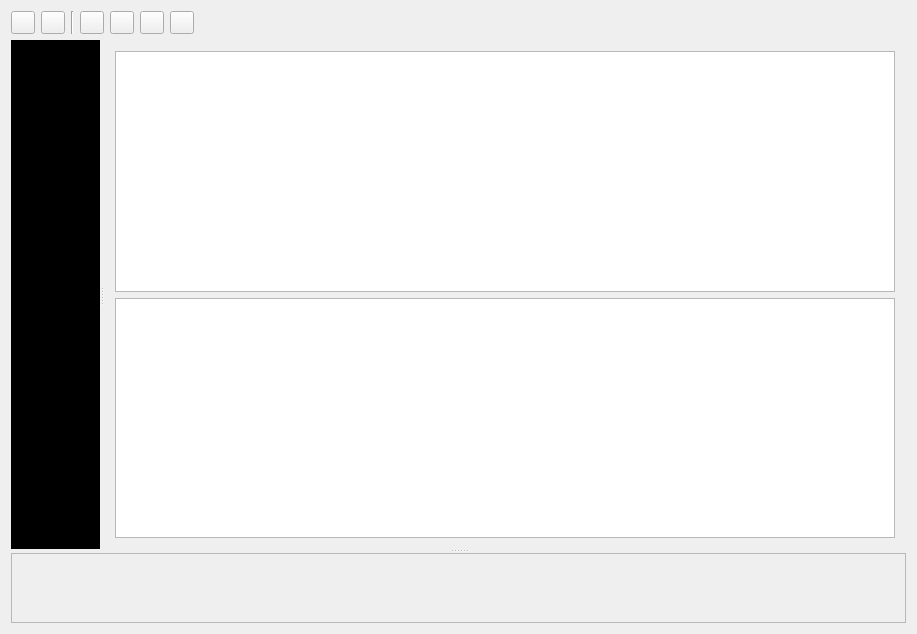
<?xml version="1.0" encoding="UTF-8"?>
<ui version="4.0">
 <class>Dialog</class>
 <widget class="QDialog" name="Dialog">
  <property name="geometry">
   <rect>
    <x>0</x>
    <y>0</y>
    <width>917</width>
    <height>634</height>
   </rect>
  </property>
  <property name="windowTitle">
   <string>Dialog</string>
  </property>
  <layout class="QVBoxLayout" name="verticalLayout_3">
   <item>
    <layout class="QVBoxLayout" name="verticalLayout_2">
     <item>
      <layout class="QHBoxLayout" name="horizontalLayout_2">
       <item>
        <widget class="QToolButton" name="leftButton">
         <property name="autoFillBackground">
          <bool>false</bool>
         </property>
         <property name="styleSheet">
          <string notr="true"/>
         </property>
         <property name="text">
          <string/>
         </property>
         <property name="icon">
          <iconset resource="images.qrc">
           <normaloff>:/Resources/Icons/left-arrow.png</normaloff>:/Resources/Icons/left-arrow.png</iconset>
         </property>
        </widget>
       </item>
       <item>
        <widget class="QToolButton" name="rightButton">
         <property name="text">
          <string/>
         </property>
         <property name="icon">
          <iconset resource="images.qrc">
           <normaloff>:/Resources/Icons/right-arrow.png</normaloff>:/Resources/Icons/right-arrow.png</iconset>
         </property>
        </widget>
       </item>
       <item>
        <widget class="Line" name="line">
         <property name="orientation">
          <enum>Qt::Vertical</enum>
         </property>
        </widget>
       </item>
       <item>
        <widget class="QToolButton" name="increaseButton">
         <property name="toolTip">
          <string>Zoom in</string>
         </property>
         <property name="text">
          <string/>
         </property>
         <property name="icon">
          <iconset resource="images.qrc">
           <normaloff>:/Resources/Icons/zoom-in.png</normaloff>:/Resources/Icons/zoom-in.png</iconset>
         </property>
        </widget>
       </item>
       <item>
        <widget class="QToolButton" name="decreaseButton">
         <property name="toolTip">
          <string>Zoom out</string>
         </property>
         <property name="text">
          <string/>
         </property>
         <property name="icon">
          <iconset resource="images.qrc">
           <normaloff>:/Resources/Icons/zoom-out.png</normaloff>:/Resources/Icons/zoom-out.png</iconset>
         </property>
        </widget>
       </item>
       <item>
        <widget class="QToolButton" name="trueSizeButton">
         <property name="toolTip">
          <string>Resize to native resolution</string>
         </property>
         <property name="text">
          <string/>
         </property>
         <property name="icon">
          <iconset resource="images.qrc">
           <normaloff>:/Resources/Icons/original-size.png</normaloff>:/Resources/Icons/original-size.png</iconset>
         </property>
        </widget>
       </item>
       <item>
        <widget class="QToolButton" name="fitToScreenButton">
         <property name="toolTip">
          <string>Fit image to screen</string>
         </property>
         <property name="text">
          <string/>
         </property>
         <property name="icon">
          <iconset resource="images.qrc">
           <normaloff>:/Resources/Icons/fit-to-screen.png</normaloff>:/Resources/Icons/fit-to-screen.png</iconset>
         </property>
        </widget>
       </item>
       <item>
        <spacer name="horizontalSpacer">
         <property name="orientation">
          <enum>Qt::Horizontal</enum>
         </property>
         <property name="sizeHint" stdset="0">
          <size>
           <width>40</width>
           <height>20</height>
          </size>
         </property>
        </spacer>
       </item>
      </layout>
     </item>
     <item>
      <widget class="QSplitter" name="splitter_2">
       <property name="orientation">
        <enum>Qt::Vertical</enum>
       </property>
       <widget class="QSplitter" name="splitter">
        <property name="orientation">
         <enum>Qt::Horizontal</enum>
        </property>
        <widget class="QScrollArea" name="imageArea">
         <property name="styleSheet">
          <string notr="true">QScrollArea {background-color:black}</string>
         </property>
         <property name="widgetResizable">
          <bool>true</bool>
         </property>
         <widget class="QWidget" name="imageWidget">
          <property name="geometry">
           <rect>
            <x>0</x>
            <y>0</y>
            <width>378</width>
            <height>499</height>
           </rect>
          </property>
          <layout class="QVBoxLayout" name="verticalLayout_4">
           <property name="spacing">
            <number>0</number>
           </property>
           <property name="leftMargin">
            <number>0</number>
           </property>
           <property name="topMargin">
            <number>0</number>
           </property>
           <property name="rightMargin">
            <number>0</number>
           </property>
           <property name="bottomMargin">
            <number>0</number>
           </property>
           <item>
            <widget class="QWidget" name="widget_2" native="true">
             <property name="styleSheet">
              <string notr="true">QWidget {background-color:black}</string>
             </property>
             <layout class="QHBoxLayout" name="horizontalLayout_3">
              <item>
               <widget class="QLabel" name="imgLabel">
                <property name="enabled">
                 <bool>true</bool>
                </property>
                <property name="autoFillBackground">
                 <bool>false</bool>
                </property>
                <property name="styleSheet">
                 <string notr="true">QLabel {background-color: black}</string>
                </property>
                <property name="text">
                 <string/>
                </property>
               </widget>
              </item>
             </layout>
            </widget>
           </item>
          </layout>
         </widget>
        </widget>
        <widget class="QWidget" name="">
         <layout class="QVBoxLayout" name="verticalLayout">
          <item>
           <widget class="QTreeView" name="dirView"/>
          </item>
          <item>
           <widget class="QListView" name="fileView"/>
          </item>
         </layout>
        </widget>
       </widget>
       <widget class="QScrollArea" name="scrollArea">
        <property name="widgetResizable">
         <bool>true</bool>
        </property>
        <widget class="QWidget" name="scrollAreaWidgetContents">
         <property name="geometry">
          <rect>
           <x>0</x>
           <y>0</y>
           <width>895</width>
           <height>76</height>
          </rect>
         </property>
         <layout class="QHBoxLayout" name="horizontalLayout">
          <item alignment="Qt::AlignLeft">
           <widget class="QWidget" name="widget" native="true">
            <property name="styleSheet">
             <string notr="true"/>
            </property>
            <layout class="QHBoxLayout" name="widgetLayout">
             <property name="topMargin">
              <number>2</number>
             </property>
             <property name="bottomMargin">
              <number>2</number>
             </property>
            </layout>
           </widget>
          </item>
         </layout>
        </widget>
       </widget>
      </widget>
     </item>
    </layout>
   </item>
  </layout>
 </widget>
 <layoutdefault spacing="6" margin="11"/>
 <resources>
  <include location="images.qrc"/>
 </resources>
 <connections/>
</ui>
